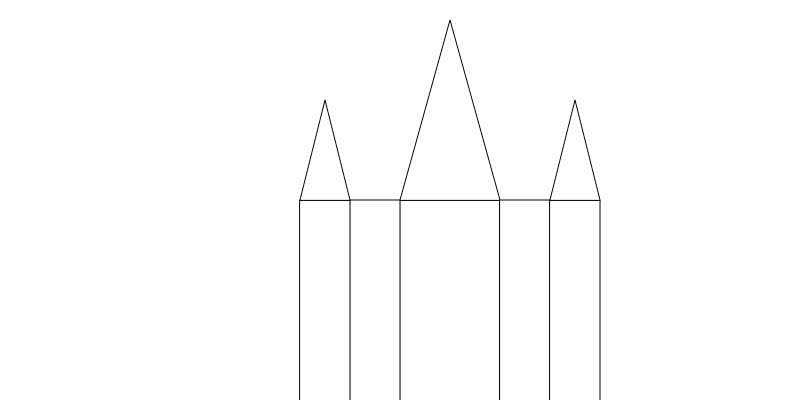
Frame 1 (no input)
Frame 60 (no input): identical to frame 1, image omitted
Frame 120 (the mouse pressed at the canvas centre since frame 60): identical to frame 1, image omitted

The p5.js sketch that drew this single still picture (run headless with seeded random() and noise() and a simulated clock; from frame 60 on, the mouse is pressed at the canvas centre):

// p5.js sketch
// ── sketch.js
function setup() {
  createCanvas(800,400);
}

function draw() {
  background(255,255,255);  
  rect (400,200,100,300);
  triangle(400, 200, 450, 20, 500, 200);
  rect(350,200,50,250);
  rect(500,200,50,250);
  rect(300,200,50,250);
  rect(550,200,50,250);
  triangle(300,200,325,100,350,200);
  triangle(550,200,575,100,600,200);
}
